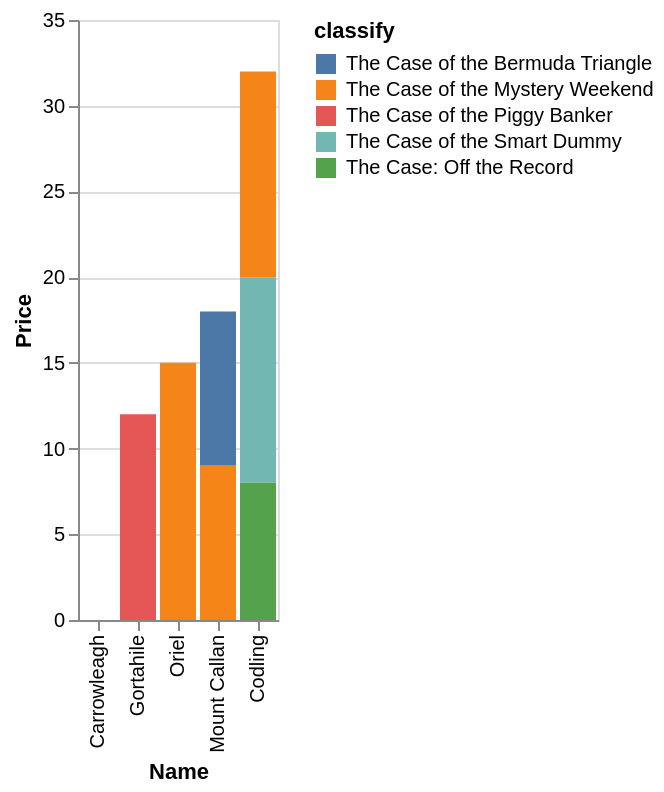

Specify this chart in Vega-Lite:
### Vega-Lite specification from a JSON file in a GitHub repository (floating-point values rounded to 4 significant figures)
{"data": {"values": [{"x_data": "Carrowleagh", "y_data": 0, "classify": "The Case of the Bermuda Triangle"}, {"x_data": "Mount Callan", "y_data": 9, "classify": "The Case of the Bermuda Triangle"}, {"x_data": "Gortahile", "y_data": 0, "classify": "The Case of the Bermuda Triangle"}, {"x_data": "Oriel", "y_data": 0, "classify": "The Case of the Bermuda Triangle"}, {"x_data": "Codling", "y_data": 0, "classify": "The Case of the Bermuda Triangle"}, {"x_data": "Carrowleagh", "y_data": 0, "classify": "The Case of the Mystery Weekend"}, {"x_data": "Mount Callan", "y_data": 9, "classify": "The Case of the Mystery Weekend"}, {"x_data": "Gortahile", "y_data": 0, "classify": "The Case of the Mystery Weekend"}, {"x_data": "Oriel", "y_data": 15, "classify": "The Case of the Mystery Weekend"}, {"x_data": "Codling", "y_data": 12, "classify": "The Case of the Mystery Weekend"}, {"x_data": "Carrowleagh", "y_data": 0, "classify": "The Case of the Piggy Banker"}, {"x_data": "Mount Callan", "y_data": 0, "classify": "The Case of the Piggy Banker"}, {"x_data": "Gortahile", "y_data": 12, "classify": "The Case of the Piggy Banker"}, {"x_data": "Oriel", "y_data": 0, "classify": "The Case of the Piggy Banker"}, {"x_data": "Codling", "y_data": 0, "classify": "The Case of the Piggy Banker"}, {"x_data": "Carrowleagh", "y_data": 0, "classify": "The Case of the Smart Dummy"}, {"x_data": "Mount Callan", "y_data": 0, "classify": "The Case of the Smart Dummy"}, {"x_data": "Gortahile", "y_data": 0, "classify": "The Case of the Smart Dummy"}, {"x_data": "Oriel", "y_data": 0, "classify": "The Case of the Smart Dummy"}, {"x_data": "Codling", "y_data": 12, "classify": "The Case of the Smart Dummy"}, {"x_data": "Carrowleagh", "y_data": 0, "classify": "The Case: Off the Record"}, {"x_data": "Mount Callan", "y_data": 0, "classify": "The Case: Off the Record"}, {"x_data": "Gortahile", "y_data": 0, "classify": "The Case: Off the Record"}, {"x_data": "Oriel", "y_data": 0, "classify": "The Case: Off the Record"}, {"x_data": "Codling", "y_data": 8, "classify": "The Case: Off the Record"}]}, "mark": "bar", "encoding": {"x": {"field": "x_data", "type": "nominal", "title": "Name", "sort": {"op": "sum", "field": "y_data", "order": "ascending"}}, "y": {"field": "y_data", "type": "quantitative", "title": "Price"}, "color": {"field": "classify"}}}
